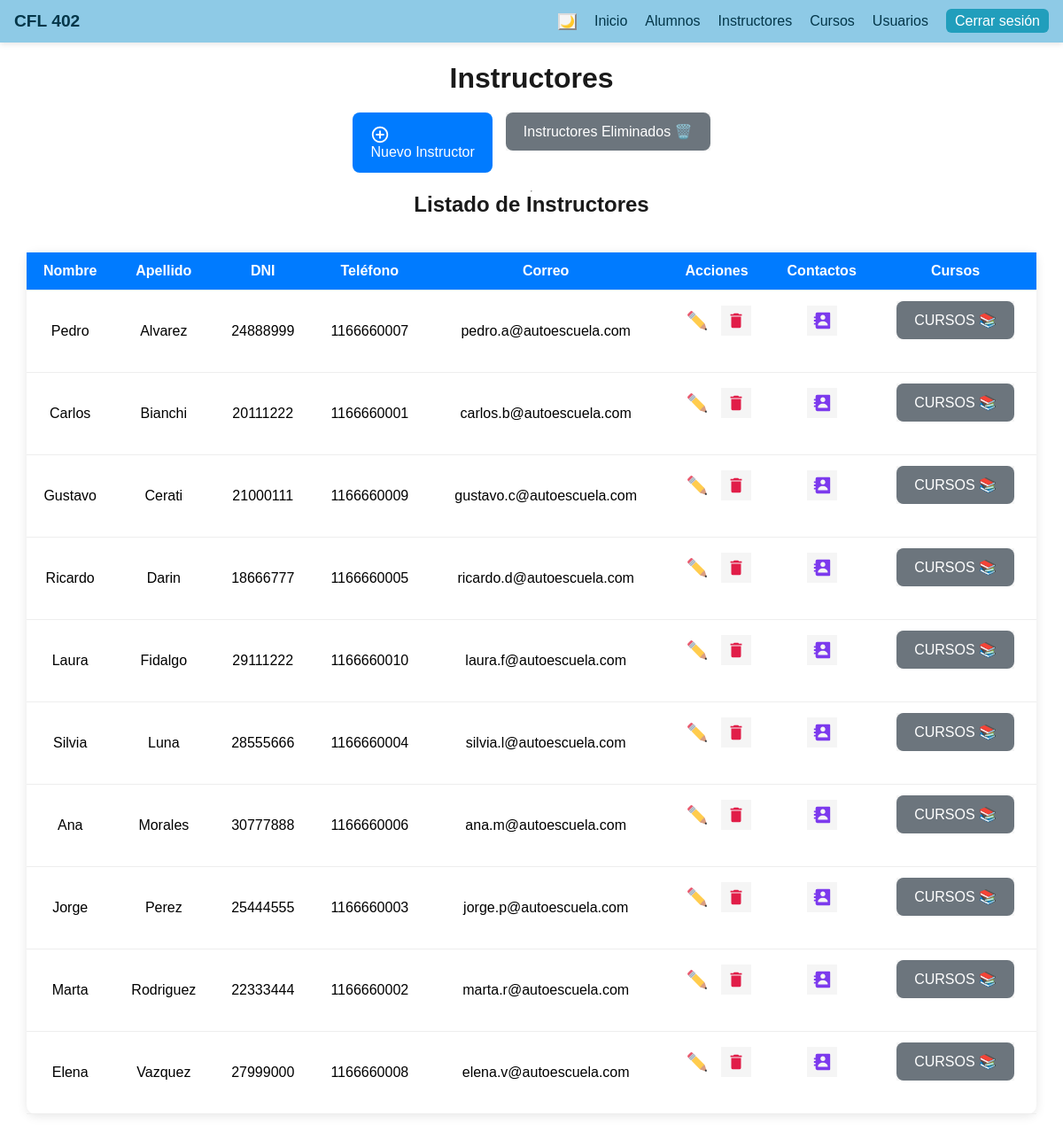
The page /admin/crud/instructores/index.php (signed in) on the database its author committed.
### tables this page shows
CREATE TABLE `instructores` (
  `id_instructor` int(11) NOT NULL,
  `nombre` varchar(50) NOT NULL,
  `apellido` varchar(50) NOT NULL,
  `dni` int(11) NOT NULL,
  `telefono` varchar(20) NOT NULL,
  `fecha_nacimiento` date NOT NULL,
  `correo` varchar(70) NOT NULL,
  `direccion` varchar(100) NOT NULL,
  `localidad` varchar(50) NOT NULL,
  `cp` varchar(8) NOT NULL,
  `activo` tinyint(1) NOT NULL DEFAULT 1,
  `vehiculo` varchar(50) NOT NULL,
  `patente` varchar(10) NOT NULL,
  `observaciones` text NOT NULL
);

### admin/crud/instructores/index.php (the view, shortened to what this page needs)
<?php
require_once BASE_PATH . '/include/header.php';
$conn = conectar();
?>
<!DOCTYPE html>
<html lang="es">
<head>
    <link rel="stylesheet" href="instructores.css">
    <link rel="stylesheet" href="modal.css">
</head>
<body class="light">
    <h1>Instructores</h1>
    <div class="acciones-superiores">
        <button id="btnAbrirModal" class="btn-primary">
            <img class="svg_lite" src="/cfl_402/assets/svg/plus_circle.svg" alt="Nuevo">
            Nuevo Instructor
        </button>
        <form action='recuperar_instructor.php' method='POST' class='enlinea'>
            <button type='submit' class='btn-secondary'>Instructores Eliminados 🗑️</button>
        </form>
    </div>
    <hr>
    <h2>Listado de Instructores</h2>
    <?php
    $consulta = $conn->query("SELECT * FROM instructores WHERE activo=1 ORDER BY apellido, nombre");
    if ($consulta->rowCount() > 0) {
        echo "<table>
                <thead>
                    <tr>
                        <th>Nombre</th>
                        <th>Apellido</th>
                        <th>DNI</th>
                        <th>Teléfono</th>
                        <th>Correo</th>
                        <th>Acciones</th>
                        <th>Contactos</th>
                        <th>Cursos</th>
                    </tr>
                </thead>
                <tbody>";
        while ($registro = $consulta->fetch()) {
            echo "
                    <tr>
                        <td>" . htmlspecialchars($registro['nombre']) . "</td>
                        <td>" . htmlspecialchars($registro['apellido']) . "</td>
                        <td>" . htmlspecialchars($registro['dni']) . "</td>
                        <td>" . htmlspecialchars($registro['telefono']) . "</td>
                        <td>" . htmlspecialchars($registro['correo']) . "</td>
                        <td>
                            <button class='btnModificarInstructor' data-id='" . htmlspecialchars($registro['id_instructor']) . "'>
                                <img class='svg_lite' src='/cfl_402/assets/svg/pencil.svg' title='Modificar'>
                            </button>
                            <form action='eliminar_instructor.php' method='POST' class='enlinea' onsubmit='return confirm(\"¿Está seguro de eliminar este instructor?\");'>
                                " . getCSRFTokenField() . "
                                <input type='hidden' name='id_instructor' value='" . htmlspecialchars($registro['id_instructor']) . "'>
                                <button type='submit' class='submit-buttom' title='Eliminar'>
                                    <img src='/cfl_402/assets/svg/trash.svg' class='svg_lite'>
                                </button>
                            </form>
                        </td>
                        <td>
                            <form action='../contacto/listar_contactos.php' method='POST' class='enlinea'>
                                <input type='hidden' name='id_entidad' value='" . htmlspecialchars($registro['id_instructor']) . "'>
                                <button type='submit' class='submit-button' title='Contactos'>
                                    <img class='svg_lite' src='/cfl_402/assets/svg/contact.svg' title='Contactos'>
                                </button>
                            </form>
                        </td>
                        <td>
                            <form action='listar_cursos_instructor.php' method='POST' class='enlinea'>
                                <input type='hidden' name='id_instructor' value='" . htmlspecialchars($registro['id_instructor']) . "'>
                                <button type='submit' class='btn-secondary'>CURSOS 📚</button>
                            </form>
                        </td>
                    </tr>";
        }
        echo "</tbody></table>";
    } else {
        echo "<p>Aún no existen Instructores</p>";
    }
    ?>
</body>
</html>

### assets/css/global.css (style rules this page uses)
:root { --bg: #ffffff; --text: #1a1a1a; --card-bg: #f5f5f5; --border: #dcdcdc; }
body { background-color: var(--bg) !important; color: var(--text) !important; transition: background 0.3s, color 0.3s; }
.container, .card, .table, section, main, form, input, select, textarea, button { background-color: var(--card-bg); color: var(--text); border-color: var(--border); }

### assets/css/header.css (style rules this page uses)
* { margin: 0; padding: 0; box-sizing: border-box; }
body { font-family: "Segoe UI", Arial, sans-serif; background: #f5f9fc; color: #333; margin-top: 40px; }

### admin/crud/instructores/instructores.css (style rules this page uses)
* { margin: 0; padding: 0; box-sizing: border-box; }
body { font-family: Arial, sans-serif; background: #f4f6f9; display: flex; flex-direction: column; align-items: center; padding: 30px; }
h1, h2 { text-align: center; margin-bottom: 20px; }
form { margin-bottom: 25px; display: flex; gap: 10px; flex-wrap: wrap; justify-content: center; }
table { width: 100%; max-width: 1200px; border-collapse: collapse; background: white; margin-top: 20px; border-radius: 10px; overflow: visible; box-shadow: 0 2px 12px rgba(0, 0, 0, 0.1); }
table th, table td { padding: 12px; border-bottom: 1px solid #eee; text-align: center; }
thead { background: #007bff; color: white; }
.enlinea { display: inline-block; }
.svg_lite { width: 22px; height: 22px; display: block; pointer-events: none; }
.submit-buttom { background: none; border: none; padding: 6px; cursor: pointer; border-radius: 10px !important; display: flex; align-items: center; justify-content: center; transition: background 0.2s ease, transform 0.15s ease; }
.acciones-superiores { display: flex; gap: 15px; margin-bottom: 20px; justify-content: center; flex-wrap: wrap; max-width: 1200px; width: 100%; }
.btn-secondary { padding: 12px 20px; border: none; background: #6c757d; color: white; font-size: 16px; border-radius: 8px; cursor: pointer; transition: background 0.2s; }
.btnModificarInstructor { background: none; border: none; padding: 6px; cursor: pointer; border-radius: 10px; display: inline-flex; align-items: center; justify-content: center; transition: background 0.2s ease, transform 0.15s ease; margin-right: 5px; }
.submit-button { background: none; border: none; padding: 6px; cursor: pointer; border-radius: 10px; display: inline-flex; align-items: center; justify-content: center; transition: background 0.2s ease; }

### admin/crud/instructores/modal.css (style rules this page uses)
.btn-primary { padding: 12px 20px; border: none; background: #007bff; color: white; font-size: 16px; border-radius: 8px; cursor: pointer; }

### rows shown on the page
instructores: nombre "Pedro", apellido "Alvarez", dni "24888999", telefono "1166660007", correo "pedro.a@autoescuela.com"
instructores: nombre "Carlos", apellido "Bianchi", dni "20111222", telefono "1166660001", correo "carlos.b@autoescuela.com"
instructores: nombre "Gustavo", apellido "Cerati", dni "21000111", telefono "1166660009", correo "gustavo.c@autoescuela.com"
instructores: nombre "Ricardo", apellido "Darin", dni "18666777", telefono "1166660005", correo "ricardo.d@autoescuela.com"
instructores: nombre "Laura", apellido "Fidalgo", dni "29111222", telefono "1166660010", correo "laura.f@autoescuela.com"
instructores: nombre "Silvia", apellido "Luna", dni "28555666", telefono "1166660004", correo "silvia.l@autoescuela.com"
instructores: nombre "Ana", apellido "Morales", dni "30777888", telefono "1166660006", correo "ana.m@autoescuela.com"
instructores: nombre "Jorge", apellido "Perez", dni "25444555", telefono "1166660003", correo "jorge.p@autoescuela.com"
instructores: nombre "Marta", apellido "Rodriguez", dni "22333444", telefono "1166660002", correo "marta.r@autoescuela.com"
instructores: nombre "Elena", apellido "Vazquez", dni "27999000", telefono "1166660008", correo "elena.v@autoescuela.com"
